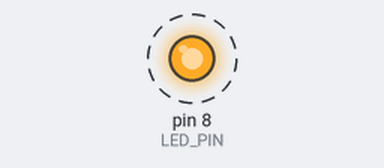
The sketch below on a simulated Arduino Uno, built with avr-gcc and run on an emulated ATmega328P. On the bench: output pins drawn as LEDs (lit = HIGH). Dashed ring = blinking.

Above: at 0.5 s.
Timing chart, 0 to 4.6 s (numbered marks = the images above):
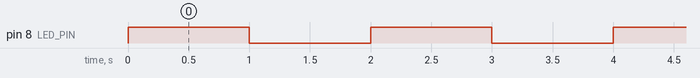

The sketch:

example.ino
```cpp
const int LED_PIN = 8;

void setup() {
  pinMode(LED_PIN, OUTPUT);
}

void loop() {
  digitalWrite(LED_PIN, HIGH);
  delay(1000);
  digitalWrite(LED_PIN, LOW);
  delay(1000);
}
```

Measured:
- by itself, pin 8 (LED_PIN): alternates HIGH for 1.0 s and LOW for 1.0 s
